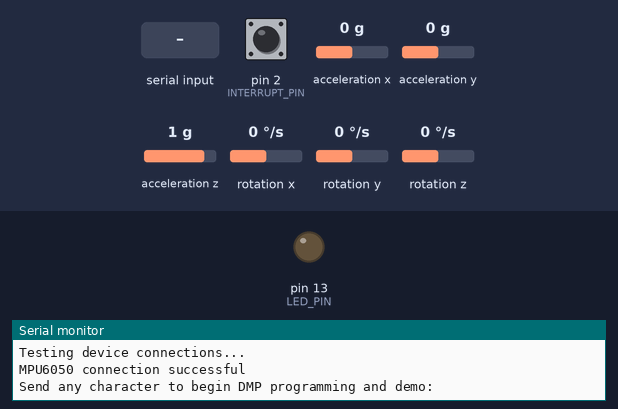
Recording of a sketch running on a simulated Arduino Uno, built with avr-gcc and run on an emulated ATmega328P. Parts: output pins drawn as LEDs (lit = HIGH), the last lines printed to the serial monitor. Inputs (shaded band) come from the test bench; at power-on: acceleration x 0 g, pin 2 (INTERRUPT_PIN) LOW, acceleration y 0 g, acceleration z 1 g, rotation x 0 °/s, rotation y 0 °/s, rotation z 0 °/s. The sensor or clock chip raises its interrupt line as the real part does.

Above: at 0.9 s.
1.0 s: "1" received over Serial
At 2.1 s:
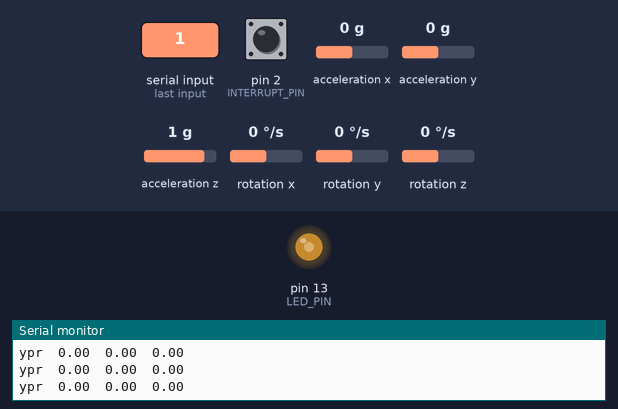
3.0 s: acceleration x set to -1.4 g
4.5 s: pin 2 (INTERRUPT_PIN) pulled HIGH for 0.15 s
7.6 s: acceleration x set to 0 g
10.6 s: acceleration y set to -1.4 g
12.1 s: acceleration y set to 0.8 g
Timing chart, 0 to 15.1 s (numbered marks = the images above; inputs shaded):
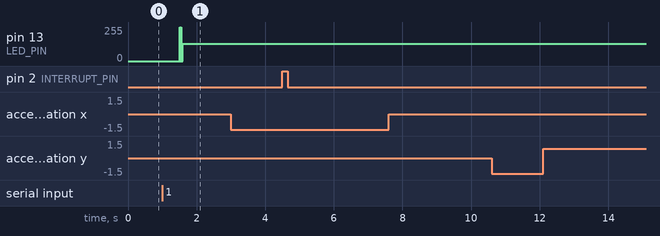

The sketch:

dronius_flight_control.ino
```cpp
//DRONIUS - Controle de voo
//Acelerômetro e Giroscópio
//Felipe Kenji Yamanaka Kumagai    - 20131
//Gabriel Oliveira Silva           - 20134
//Rafael Dias Belinelli            - 20153

#include "I2Cdev.h"
#include "MPU6050_6Axis_MotionApps20.h"
#if I2CDEV_IMPLEMENTATION == I2CDEV_ARDUINO_WIRE
    #include "Wire.h"
#endif

MPU6050 mpu;

#define OUTPUT_READABLE_YAWPITCHROLL
#define INTERRUPT_PIN 2
#define LED_PIN 13
bool blinkState = false;

// Variáveis de controle e de status do MPU
bool dmpReady = false;  // Definir o valor para true caso o DMP seja configurado com sucesso
uint8_t mpuIntStatus;   // Armazena o status de interrupcao do MPU
uint8_t devStatus;      // Retorna o status de resultado (0 = successo, !0 = erro)
uint16_t packetSize;    // Tamanho de pacotes do DMP (o padrão é 42)
uint16_t fifoCount;     // Contagem dos bytes em FIFO
uint8_t fifoBuffer[64]; // Buffer de armazenamento em FIFO

// Variáveis de orientação/movimentação
Quaternion q;           // [w, x, y, z]         Container de quaternion
VectorInt16 aa;         // [x, y, z]            Medidas do acelerômetro
VectorInt16 aaReal;     // [x, y, z]            Medidas do acelerômetro desconsiderando a gravidade
VectorInt16 aaWorld;    // [x, y, z]            World-frame accel sensor measurements
VectorFloat gravity;    // [x, y, z]            Vetor de gravidade
float euler[3];         // [psi, theta, phi]    Vetor com os angulos de Euler
float ypr[3];           // [yaw, pitch, roll]   Vetor de yaw/pitch/roll e de gravidade


volatile bool mpuInterrupt = false;     // Indica se a interrupção do MPU foi ativada
void dmpDataReady() {
    mpuInterrupt = true;
}


void setup() {
    #if I2CDEV_IMPLEMENTATION == I2CDEV_ARDUINO_WIRE
        Wire.begin();
        Wire.setClock(400000);
    #elif I2CDEV_IMPLEMENTATION == I2CDEV_BUILTIN_FASTWIRE
        Fastwire::setup(400, true);
    #endif

    // Inicializando a comunicação serial
    Serial.begin(115200);

    // Inicializando o MPU
    Serial.println(F("Initializing I2C devices..."));
    mpu.initialize();
    pinMode(INTERRUPT_PIN, INPUT);

    // Verificando conexão
    Serial.println(F("Testing device connections..."));
    Serial.println(mpu.testConnection() ? F("MPU6050 connection successful") : F("MPU6050 connection failed"));

    // Esperando estabilidade
    Serial.println(F("\nSend any character to begin DMP programming and demo: "));
    while (Serial.available() && Serial.read()); // empty buffer
    while (!Serial.available());                 // wait for data
    while (Serial.available() && Serial.read()); // empty buffer again

    // Configurando o DMP
    Serial.println(F("Initializing DMP..."));
    devStatus = mpu.dmpInitialize();

    // Compensando o desvio dos sensores
    mpu.setXGyroOffset(220);
    mpu.setYGyroOffset(76);
    mpu.setZGyroOffset(-85);
    mpu.setZAccelOffset(1788); // 1688 factory default for my test chip

    if (devStatus == 0) {
        // Calibrando o MPU
        mpu.CalibrateAccel(6);
        mpu.CalibrateGyro(6);
        mpu.PrintActiveOffsets();
        // inicializando o DMP
        Serial.println(F("Enabling DMP..."));
        mpu.setDMPEnabled(true);

        // Ativando a detecção de interrupção do Arduino
        Serial.print(F("Enabling interrupt detection (Arduino external interrupt "));
        Serial.print(digitalPinToInterrupt(INTERRUPT_PIN));
        Serial.println(F(")..."));
        attachInterrupt(digitalPinToInterrupt(INTERRUPT_PIN), dmpDataReady, RISING);
        mpuIntStatus = mpu.getIntStatus();

        // Sinalizando que o DMP está pronto para uso
        Serial.println(F("DMP ready! Waiting for first interrupt..."));
        dmpReady = true;

        // Reecbendo pacote do DMP
        packetSize = mpu.dmpGetFIFOPacketSize();
    } else {
        Serial.print(F("Falha na inicialização do DMP (código "));
        Serial.print(devStatus);
        Serial.println(F(")"));
    }

    // Configurando o led para OUTPUT
    pinMode(LED_PIN, OUTPUT);
}


void loop() {
    // Se a configuração do DMP falhar, retorne
    if (!dmpReady) return;
    // Lendo pacotes do DMP
    if (mpu.dmpGetCurrentFIFOPacket(fifoBuffer)) { // Recebe o último pacote

        // Visualizando o pitch/yaw/roll
        #ifdef OUTPUT_READABLE_YAWPITCHROLL
            mpu.dmpGetQuaternion(&q, fifoBuffer);
            mpu.dmpGetGravity(&gravity, &q);
            mpu.dmpGetYawPitchRoll(ypr, &q, &gravity);
            Serial.print("ypr\t");
            Serial.print(ypr[0] * 180/M_PI);
            Serial.print("\t");
            Serial.print(ypr[1] * 180/M_PI);
            Serial.print("\t");
            Serial.println(ypr[2] * 180/M_PI);
        #endif


        // Pisca o led para verificar ativação
        blinkState = !blinkState;
        digitalWrite(LED_PIN, blinkState);
    }
}
```

Measured:
- after the input at 1.0 s, pin 13 (LED_PIN): 0/255 → 128/255 after 0.52 s
